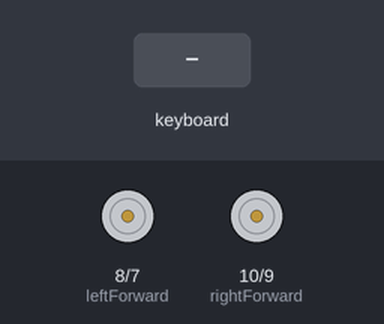
The program below on a simulated Raspberry Pi (BCM pin numbers). On the bench: motor-driver pin pairs drawn as motors (green arrow = first pin HIGH = forward, orange = second pin HIGH = backward, longer = more drive). The test bench sets the inputs (shaded band). What the program prints to the terminal is not drawn.

Above: at 1.2 s.
1.3 s: key up typed on the keyboard
At 2.6 s:
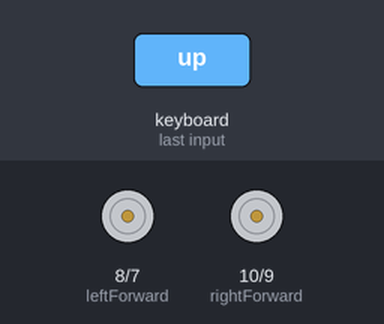
2.9 s: key down typed on the keyboard
At 3.9 s:
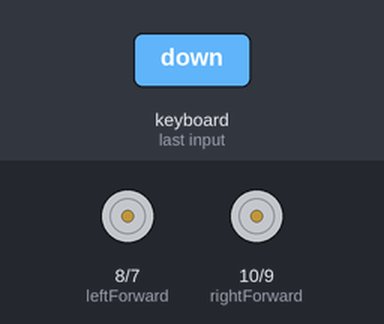
4.5 s: key left typed on the keyboard
At 5.1 s:
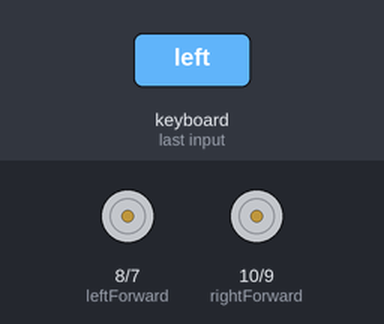
6.1 s: key right typed on the keyboard
At 7.6 s:
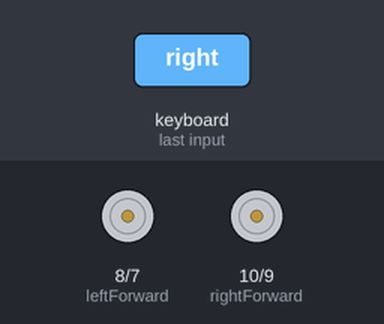
Timing chart, 0 to 8.7 s (numbered marks = the images above; inputs shaded):
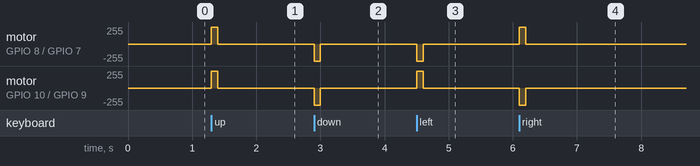

Measured:
- after the input at 1.3 s, motor on GPIO 8 (leftForward) / GPIO 7 (leftBackward), motor on GPIO 10 (rightForward) / GPIO 9 (rightBackward): stopped → forward 255/255 at once, → stopped 0.10 s later
- after the input at 2.9 s, motor on GPIO 8 (leftForward) / GPIO 7 (leftBackward), motor on GPIO 10 (rightForward) / GPIO 9 (rightBackward): stopped → backward 255/255 at once, → stopped 0.10 s later
- after the input at 4.5 s, motor on GPIO 8 (leftForward) / GPIO 7 (leftBackward): stopped → backward 255/255 at once, → stopped 0.10 s later; motor on GPIO 10 (rightForward) / GPIO 9 (rightBackward): stopped → forward 255/255 at once, → stopped 0.10 s later
- after the input at 6.1 s, motor on GPIO 8 (leftForward) / GPIO 7 (leftBackward): stopped → forward 255/255 at once, → stopped 0.10 s later; motor on GPIO 10 (rightForward) / GPIO 9 (rightBackward): stopped → backward 255/255 at once, → stopped 0.10 s later

The program:

motors2.py
```python
import RPi.GPIO as GPIO
import time
import curses

GPIO.setmode(GPIO.BCM)
GPIO.setwarnings(False)

leftBackward = 7
leftForward = 8
rightBackward = 9
rightForward = 10

# set pin mode
GPIO.setup(leftBackward, GPIO.OUT)
GPIO.setup(leftForward, GPIO.OUT)
GPIO.setup(rightBackward, GPIO.OUT)
GPIO.setup(rightForward, GPIO.OUT)

def turn_off_motors():
    GPIO.output(leftBackward, 0)
    GPIO.output(leftForward, 0)
    GPIO.output(rightBackward, 0)
    GPIO.output(rightForward, 0)

def forward():
    GPIO.output(leftBackward, 0)
    GPIO.output(leftForward, 1)
    GPIO.output(rightBackward, 0)
    GPIO.output(rightForward, 1)

def backward():
    GPIO.output(leftBackward, 1)
    GPIO.output(leftForward, 0)
    GPIO.output(rightBackward, 1)
    GPIO.output(rightForward, 0)

def left():
    GPIO.output(leftBackward, 1)
    GPIO.output(leftForward, 0)
    GPIO.output(rightBackward, 0)
    GPIO.output(rightForward, 1)

def right():
    GPIO.output(leftBackward, 0)
    GPIO.output(leftForward, 1)
    GPIO.output(rightBackward, 1)
    GPIO.output(rightForward, 0)

def exit():
    turn_off_motors()
    curses.endwin()
    GPIO.cleanup()

print("Control robot with arrow keys, press Q to quit.\n")
screen = curses.initscr()
curses.cbreak()
screen.keypad(1)
key = ''

while True:
    key = screen.getch()

    if key == curses.KEY_UP:
        forward()
        time.sleep(0.1)
    elif key == curses.KEY_DOWN:
        backward()
        time.sleep(0.1)
    elif key == curses.KEY_LEFT:
        left()
        time.sleep(0.1)
    elif key == curses.KEY_RIGHT:
        right()
        time.sleep(0.1)
    elif key == ord('s'):
        turn_off_motors()
    elif key == ord('q'):
        break
    turn_off_motors()

#reset and turn off motors
exit()
```
